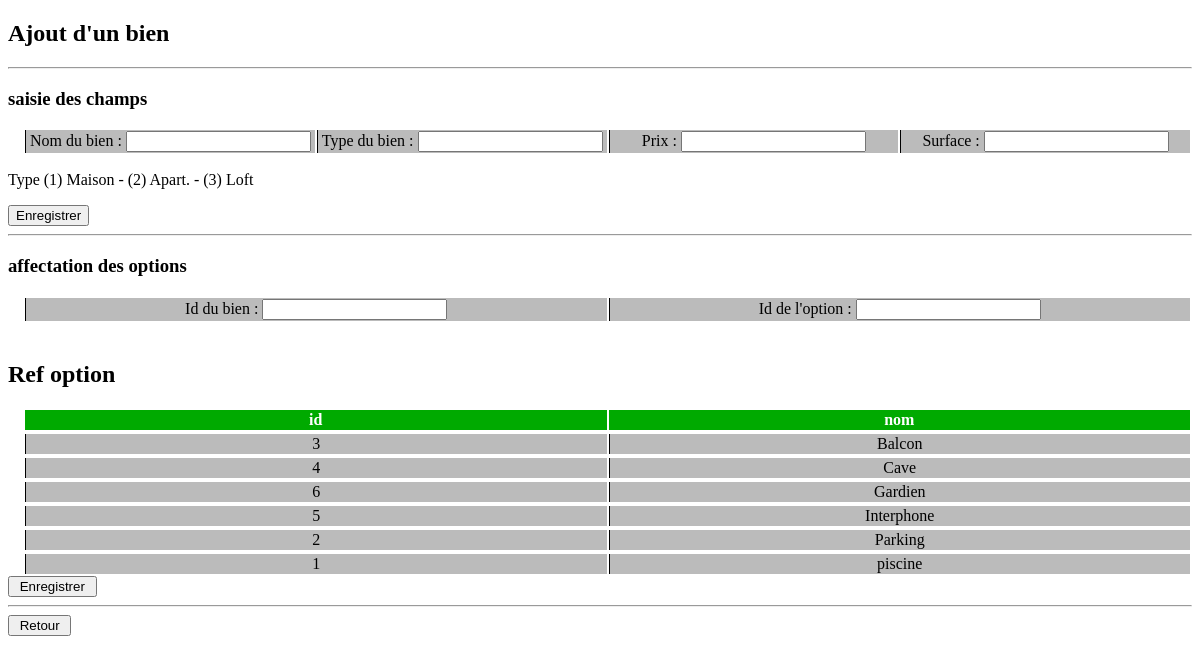
/pre_post.php, run on the app's committed database.
### tables this page shows
CREATE TABLE IF NOT EXISTS `option` (
`id` int(11) NOT NULL,
  `nom` varchar(255) NOT NULL,
  `qte` int(11) NOT NULL DEFAULT '1'
);

### pre_post.php (the view, shortened to what this page needs)
<!DOCTYPE html>
<html>
<head>
	<link rel="stylesheet" href="style.css" />
	</head>
	<h2> Ajout d'un bien</h2>
<body>
<form action="index_post.php" method="post">
	<table>
	<hr/>
		<label for="nom"><h3>saisie des champs<h3></label>
		<tr>
			<td><label for="nom">Nom du bien</label> : <input type="text" name="nom" id="nom" /></td>
			<td><label for="nom">Type du bien </label> : <input type="text" id="type" name="type" /></td>
			<td><label for="nom">Prix</label> : <input type="text" id="prix" name="prix" /></td>
			<td><label for="nom">Surface</label> : <input type="text" id="surface" name="surface" /></td>
		</tr>
	</table>
	<p>Type (1) Maison - (2) Apart. - (3) Loft </p>
<input type="submit" value="Enregistrer" />
</form>
<form action="post_opt.php" method="post">
<table>
<hr/>
	<label for="nom"><h3>affectation des options</h3></label>
		<tr>
			<td><label for="nom">Id du bien</label> : <input type="text" name="bien" id="bien" /></td>
			<td><label for="nom">Id de l'option </label> : <input type="text" name="option" id="option" /></td>
		</tr>
	</table>
	<br/>
<?php
$bdd = new PDO('mysql:host=localhost; dbname=gest_bien; charset=utf8','root','Idefix72!');
echo"<h2> Ref option</h2>";
$req = $bdd->query('SELECT id, nom FROM `option`');
echo '<table>';
echo '<tr>
   	<strong>
   		<th> id </th>
    	<th> nom </th>
	</tr></strong>';
echo '</table>';
while ($donnees =  $req->fetch()){
	echo '<table>';
	echo '<tr>
		<td>'.htmlspecialchars($donnees['id']).'</td>
   		<td>'.($donnees['nom']).'</td>
 	</tr>';
}
echo '</table>';
?>
<input type="submit" value=" Enregistrer "/>
</form>
<hr/>
<input type="button" value=" Retour " onclick="javascript:location.href='index.php'">
</body>
</html>

### style.css (style rules this page uses)
table { border: #000000; padding-left: 15px; text-align: left; width: 100%; border: 0; }
th { background-color: #0a0; color: white; text-align: center; width: 16%; }
td { border-left: solid 1px #000; text-align: center; background-color: #BBB; width: 16%; }

### data on the page
option: id "3", nom "Balcon"
option: id "4", nom "Cave"
option: id "6", nom "Gardien"
option: id "5", nom "Interphone"
option: id "2", nom "Parking"
option: id "1", nom "piscine"
